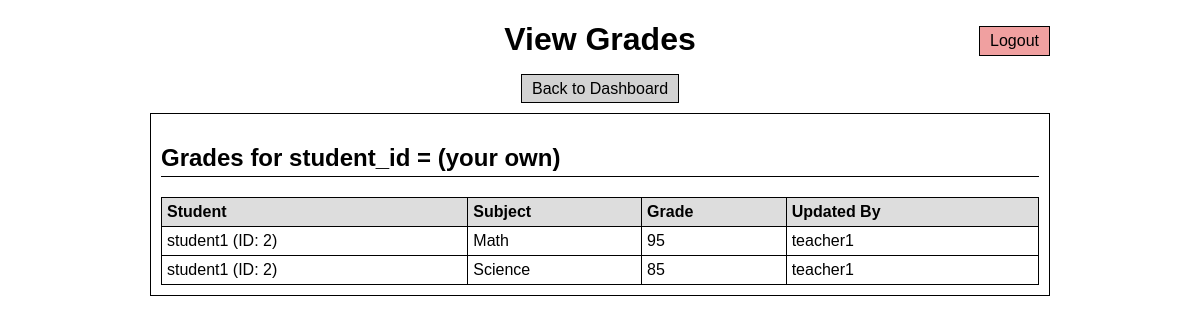
/view_grades (signed in), run on the app's committed database.
### tables this page shows
CREATE TABLE grades (
    id INTEGER PRIMARY KEY AUTOINCREMENT,
    student_id INTEGER NOT NULL,
    subject TEXT NOT NULL,
    grade INTEGER NOT NULL,
    updated_by TEXT NOT NULL,
    FOREIGN KEY (student_id) REFERENCES users(id)
);

CREATE TABLE users (
    id INTEGER PRIMARY KEY AUTOINCREMENT,
    username TEXT UNIQUE NOT NULL,
    password TEXT NOT NULL,
    role TEXT NOT NULL CHECK(role IN ('student','teacher','academic_admin','registrar','it_admin')),
    is_locked BOOLEAN DEFAULT 0,
    failed_attempts INTEGER DEFAULT 0
);

### app.py (the view)
@app.route("/view_grades")
def view_grades():
    if "username" not in session:
        return redirect("/login")
    user = current_user()
    if not user:
        return redirect("/login")
    student_id = (request.args.get("student_id", "") or "").strip()
    try:
        db = get_db()
        if student_id:
            if not valid_id(student_id):
                return "Invalid input.", 400
            if user["role"] == "student" and int(student_id) != int(user["id"]):
                logging.error(f"view_grades IDOR blocked user={user['username']} tried={student_id}")
                return "Unauthorized", 403
            grades = db.execute(
                "SELECT grades.*, users.username as student_name FROM grades JOIN users ON grades.student_id = users.id WHERE student_id=?",
                (int(student_id),),
            ).fetchall()
        else:
            grades = db.execute(
                "SELECT grades.*, users.username as student_name FROM grades JOIN users ON grades.student_id = users.id WHERE student_id=?",
                (user["id"],),
            ).fetchall()
    except Exception as e:
        logging.error(f"view_grades failed err={e}")
        return "An error occurred. Please try again.", 500
    return render_template("view_grades.html", grades=grades, student_id=student_id)

### app.py (called while the page is built)
def get_db():
    db = getattr(g, '_database', None)
    if db is None:
        db = g._database = sqlite3.connect(DATABASE)
        db.row_factory = sqlite3.Row
    return db

@app.teardown_appcontext
def close_connection(exception):
    db = getattr(g, '_database', None)
    if db is not None:
        db.close()

def valid_id(s):
    try:
        return int(s) > 0
    except (TypeError, ValueError):
        return False

def current_user():
    uid = session.get("user_id")
    if not uid:
        return None
    try:
        if not valid_id(uid):
            session.clear()
            return None
        db = get_db()
        user = db.execute("SELECT * FROM users WHERE id=?", (int(uid),)).fetchone()
        if not user:
            session.clear()
            return None
        if user["is_locked"]:
            session.clear()
            return None
        if session.get("username") != user["username"] or session.get("role") != user["role"]:
            session.clear()
            return None
        return user
    except Exception as e:
        logging.error(f"current_user failed uid={uid} err={e}")
        return None

### templates/view_grades.html (shortened to what this page needs)
<!DOCTYPE html>
<html lang="en">
<head>
    <link rel="stylesheet" href="{{ url_for('static', filename='style.css') }}">
</head>
<body>
    <div class="container">
        <div class="header">
            <h1>View Grades</h1>
            <div style="text-align:center; margin:5px 0;"><a href="/dashboard" class="btn-small">Back to Dashboard</a></div>
            <a href="/logout" class="btn-small logout">Logout</a>
        </div>
        <div class="card">
            <h2>Grades for student_id = {{ student_id if student_id else " (your own)" }}</h2>
            <table>
                <thead>
                    <tr>
                        <th>Student</th>
                        <th>Subject</th>
                        <th>Grade</th>
                        <th>Updated By</th>
                    </tr>
                </thead>
                <tbody>
                    {% for g in grades %}
                    <tr>
                        <td>{{ g['student_name'] }} (ID: {{ g['student_id'] }})</td>
                        <td>{{ g['subject'] }}</td>
                        <td>{{ g['grade'] }}</td>
                        <td>{{ g['updated_by'] }}</td>
                    </tr>
                    {% else %}
                    <tr><td colspan="4">No grades found for this student.</td></tr>
                    {% endfor %}
                </tbody>
            </table>
        </div>
    </div>
</body>
</html>

### static/style.css (style rules this page uses)
body { font-family: Arial, sans-serif; background: white; color: black; margin: 20px; }
h1 { text-align: center; }
h2 { border-bottom: 1px solid black; padding-bottom: 4px; }
.container { max-width: 900px; margin: auto; }
.card { border: 1px solid black; padding: 10px; margin: 10px 0; background: white; position: relative; }
.header { position: relative; text-align: center; margin-bottom: 15px; }
.header .logout { position: absolute; top: 5px; right: 0; }
button, .btn-small { border: 1px solid black; background: lightgray; padding: 5px 10px; cursor: pointer; text-decoration: none; color: black; width: 100%; box-sizing: border-box; margin-top: 10px; }
.btn-small.logout { background: #f0a0a0; width: auto; padding: 5px 10px; margin: 0; }
table { width: 100%; border-collapse: collapse; margin-top: 10px; }
th, td { border: 1px solid black; padding: 5px; text-align: left; }
th { background: #ddd; }

### data on the page
grades: student_name "student1", student_id "2", subject "Math", grade "95", updated_by "teacher1"
grades: student_name "student1", student_id "2", subject "Science", grade "85", updated_by "teacher1"

### other printed values
{{ student_id if student_id else " (your own)" }} "(your own)"
